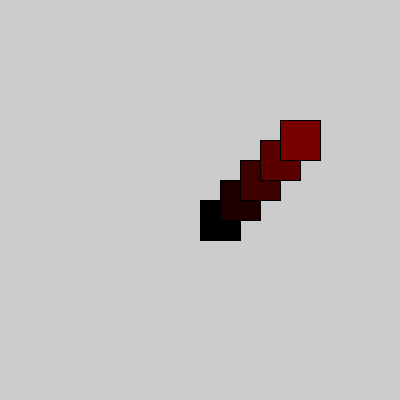
Frame 1 (no input)
Frame 60 (the mouse pressed at the canvas centre just before this capture): identical to frame 1, image omitted
Frame 120 (the mouse held since frame 60 and released just before this capture): identical to frame 1, image omitted

The Processing sketch that drew this single still picture (run headless with seeded random() and noise(); from frame 60 on, the mouse is pressed at the canvas centre):

// Processing sketch: Lots_of_squares
// ── Lots_of_squares.pde
void setup() {
  size(400, 400);
}
void draw() {
 for(int i=0; i<5; i++) {
 fill( 30* i, 0, 0);
  
  rect(width/2 + i * 20, height/2 - i * 20, 40 ,40); 
  
  
}

}
